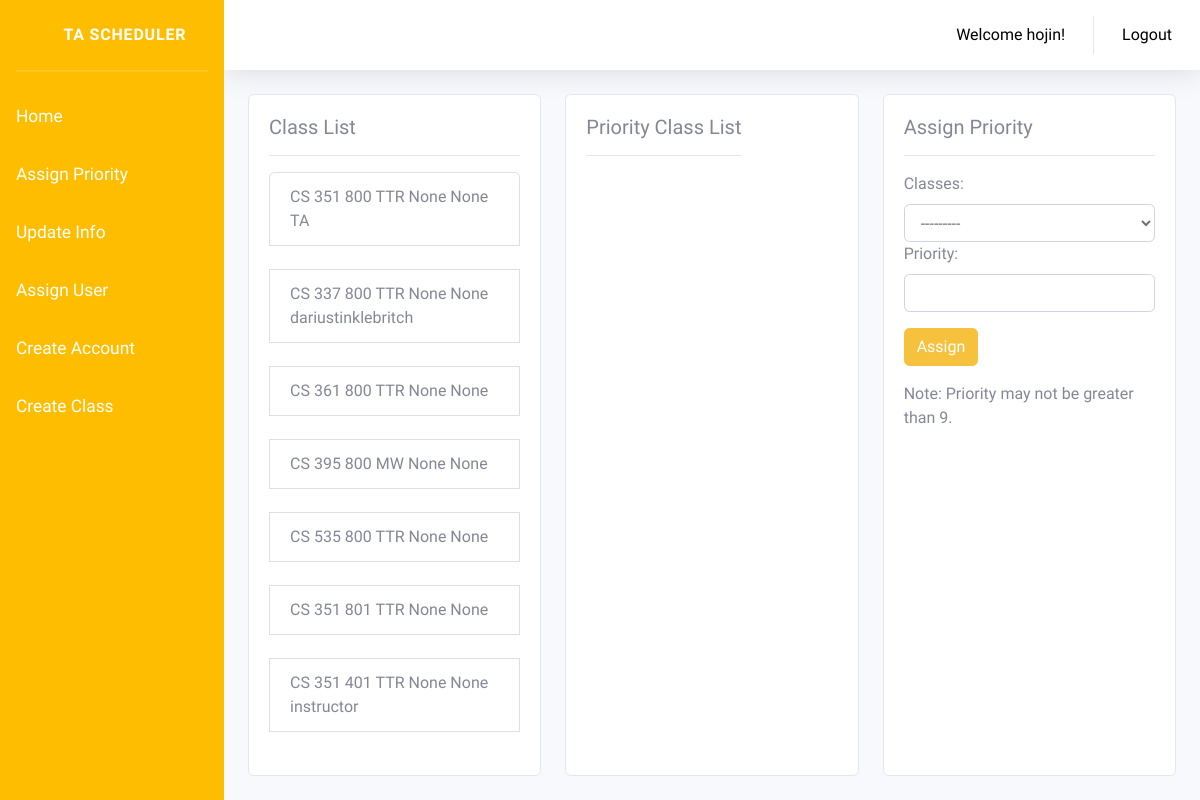
The app's page /classList/ (signed in), older data.
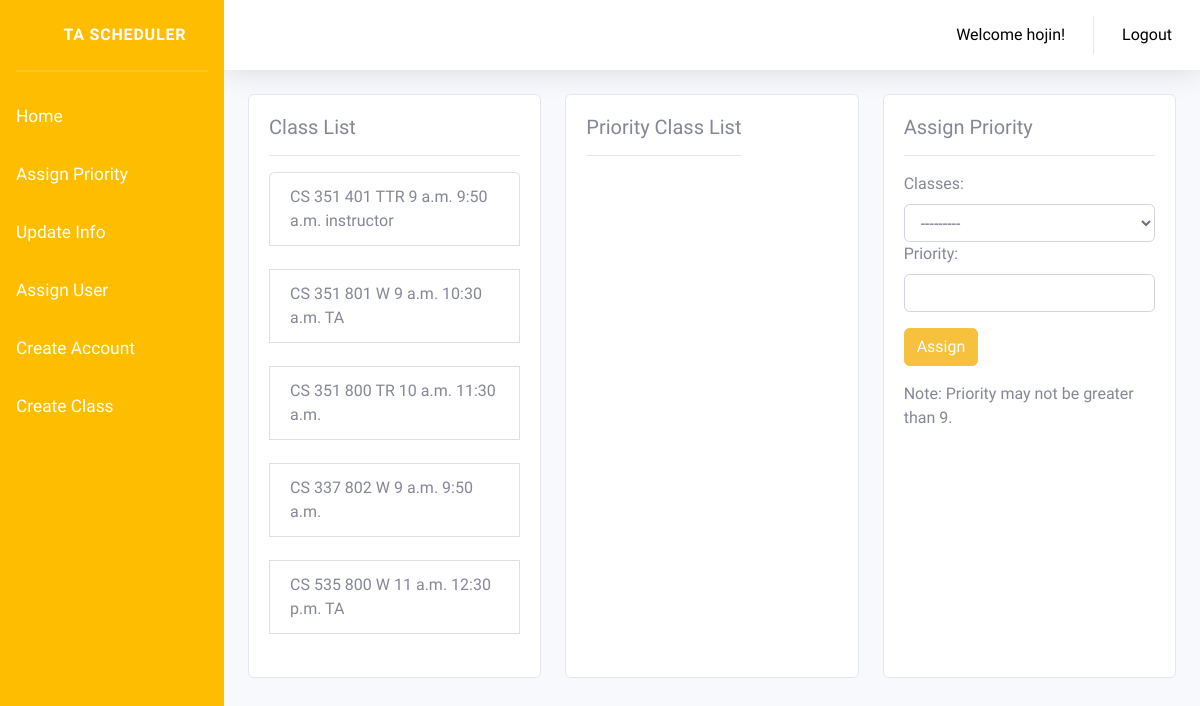
The same page, newer data.
### CS361WebApp/models.py (models this page shows)
class CourseTime(models.Model):
    department = models.CharField(max_length=50, validators=[validate_alpha])
    number = models.CharField(max_length=50, validators=[validate_numeric])
    start = models.TimeField(auto_now=False, auto_now_add=False, null=True)
    end = models.TimeField(auto_now=False, auto_now_add=False, null=True)
    day = models.CharField(max_length=50, validators=[validate_alpha])
    section = models.CharField(max_length=50, validators=[validate_numeric])
    instructor = models.CharField(max_length=50, blank=True)
    def __str__(self):
        return self.department + " " + self.number + "-" + self.section

### CS361WebApp/views.py (the view)
# urls.py: path('classList/', views.classlist, name='CS361WebApp-classList'),
@login_required
def classlist(request):
    classes = CourseTime.objects.all()
    profile = SavePriority.objects.filter(user=request.user)
    x = profile.all()
    for yeet in profile:
        x = yeet.myList.order_by('priority')
    if request.method == 'POST':
        person = Profile.objects.get(user=request.user)
        if person.role != 1:
            return redirect('CS361WebApp-home')
        form = Priority(request.POST)
        if form.is_valid():
            name = request.user
            found = SavePriority.objects.filter(user=name).first()
            if found is None:
                useradd = SavePriority.objects.create(user=name)
            else:
                useradd = SavePriority.objects.filter(user=name).first()
            form.save()
            course = form.cleaned_data.get('classes')
            priority = form.cleaned_data.get('priority')
            add = CreatePriority.objects.filter(classes=course).filter(priority=priority).first()
            test = SavePriority.objects.filter(user=name)
            section = int(add.classes.section)
            if section <= 401:
                return redirect('CS361WebApp-classList')
            changed1 = 121111105110107
            changed2 = 121101101116
            for yeeet in test:
                x = yeeet.myList.all()
                for yeet in x:
                    if int(yeet.priority) == priority:
                        changed1 = 69  # fuck
                        joe_mama = yeet
                    if yeet.classes == course:
                        changed2 = 420
                        i_hate_my_life = yeet
            if changed1 == 69 and changed2 == 420:
                useradd.myList.remove(joe_mama)
                useradd.myList.remove(i_hate_my_life)
                useradd.myList.add(add)
                messages.error(request, f'Class replaced!')
            elif changed1 == 69:
                useradd.myList.remove(joe_mama)
                useradd.myList.add(add)
                messages.error(request, f'Class replaced!')
            elif changed2 == 420:
                useradd.myList.remove(i_hate_my_life)
                useradd.myList.add(add)
                messages.error(request, f'Class replaced!')
            else:
                useradd.myList.add(add)
                messages.success(request, f'{course} assigned to {name} with priority {priority}!')
        profile = SavePriority.objects.filter(user=request.user)
        x = profile.all()
        for yeet in profile:
            x = yeet.myList.order_by('priority')
        return render(request, 'CS361WebApp/ClassList.html', {'classes': classes, 'x': x, 'form': form})
    else:
        form = Priority(request.POST)
    return render(request, 'CS361WebApp/ClassList.html', {'classes': classes, 'x': x, 'form': form})

### CS361WebApp/forms.py
class Priority(ModelForm):
    class Meta:
        model = models.CreatePriority
        fields = ['classes', 'priority']

### CS361WebApp/templates/CS361WebApp/ClassList.html (shortened to what this page needs)
{% extends "CS361WebApp/base.html" %}
{% load crispy_forms_tags %}
{% load static %}
{% block content %}
    <div class="card-deck">
        <div class="card">
            <div class="card-body">
                <h5 class="card-title">Class List</h5>
                <hr>
                <ul class="list-group">
                    {% for class in classes %}
                        <li class="list-group-item">
                            {{ class.department }}
                            {{ class.number }}
                            {{ class.section }}
                            {{ class.day }}
                            {{ class.start }}
                            {{ class.end }}
                            {{ class.instructor }}
                        </li>
                        <br/>
                    {% endfor %}
                </ul>
            </div>
        </div>
        <div class="card">
            <div class="card-body">
                <div style="display: table-cell;">
                    <h5 class="card-title">Priority Class List</h5>
                    <hr>
                </div>
            </div>
        </div>
        <div class="card">
            <div class="card-body">
                <form method="POST">
                    <fieldset class="form-group">
                        <h5 class="card-title">Assign Priority</h5>
                        <hr>
                        <div class="card-text">
                            {{ form }}
                        </div>
                    </fieldset>
                    <div class="form-group">
                        <button class="btn btn-warning" type="submit">Assign</button>
                    </div>
                    <p>Note: Priority may not be greater than 9.</p>
                </form>
            </div>
        </div>
    </div>
    </div>
{% endblock content %}

Row changes from the older to the newer data that the page shows:
removed CourseTime: department "CS", number "351", section "800", day "TTR", start "None", end "None", instructor "TA"
removed CourseTime: department "CS", number "337", section "800", day "TTR", start "None", end "None", instructor "dariustinklebritch"
removed CourseTime: department "CS", number "361", section "800", day "TTR", start "None", end "None"
removed CourseTime: department "CS", number "395", section "800", day "MW", start "None", end "None"
removed CourseTime: department "CS", number "535", section "800", day "TTR", start "None", end "None"
removed CourseTime: department "CS", number "351", section "801", day "TTR", start "None", end "None"
removed CourseTime: department "CS", number "351", section "401", day "TTR", start "None", end "None", instructor "instructor"
added CourseTime: department "CS", number "351", section "401", day "TTR", start "9 a.m.", end "9:50 a.m.", instructor "instructor"
added CourseTime: department "CS", number "351", section "801", day "W", start "9 a.m.", end "10:30 a.m.", instructor "TA"
added CourseTime: department "CS", number "351", section "800", day "TR", start "10 a.m.", end "11:30 a.m."
added CourseTime: department "CS", number "337", section "802", day "W", start "9 a.m.", end "9:50 a.m."
added CourseTime: department "CS", number "535", section "800", day "W", start "11 a.m.", end "12:30 p.m.", instructor "TA"
